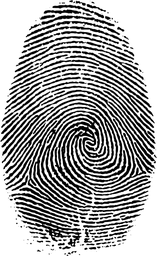
#> input picture test_data/tester.bmp, 157 x 256 px, shrunk from 474 x 774 before the run
$ jupyter execute main.ipynb
#> lines starting #> are read from the running program, lines starting #| are printed output that depends on the picture; after the words box and inside, x2 and y2 are one past the last pixel; in counts of white or black regions, pixels touching at a corner belong together
### KMM.py
import numpy as np
from PIL import Image
import cv2
from collections import deque


def KMM(farray: np.ndarray, show: bool = True) -> np.ndarray:
    img = farray.copy()

    if img.dtype != np.uint8:
        img = img.astype(np.uint8)

    if np.max(img) > 1:
        _, img = cv2.threshold(img, 127, 1, cv2.THRESH_BINARY_INV)
    else:
        img = (img == 0).astype(np.uint8)

    iteration = 0
    while True:
        prev_img = img.copy()
        img = run_single_kmm_iteration(img)

        iteration += 1
        if show:
            print(f"Iteracja {iteration}")
            print_from_arr(img)

        if np.array_equal(prev_img, img):
            break

        if iteration > 50:
            break

    return img


def run_single_kmm_iteration(img: np.ndarray) -> np.ndarray:
    result = img.copy()

    for x in range(img.shape[0]):
        for y in range(img.shape[1]):
            if img[x, y] == 1:
                is_contour = False
                for dx, dy in [(-1, 0), (1, 0), (0, -1), (0, 1)]:
                    nx, ny = x + dx, y + dy
                    if (0 <= nx < img.shape[0] and 0 <= ny < img.shape[1] and
                        img[nx, ny] == 0):
                        is_contour = True
                        break

                if is_contour:
                    result[x, y] = 2

    for x in range(img.shape[0]):
        for y in range(img.shape[1]):
            if result[x, y] in [1, 2]:
                neighbors = get_active_neighbors(result, x, y)
                if 2 <= len(neighbors) <= 4 and are_neighbors_4_connected(result, neighbors):
                    result[x, y] = 4

    result[result == 4] = 0

    for phase in [2, 3]:
        for x in range(img.shape[0]):
            for y in range(img.shape[1]):
                if result[x, y] == phase:
                    weight = calculate_pixel_weight(result, x, y)
                    if should_be_deleted(weight):
                        result[x, y] = 0
                    else:
                        result[x, y] = 1

        if phase == 2:
            for x in range(img.shape[0]):
                for y in range(img.shape[1]):
                    if result[x, y] == 2:
                        all_4_neighbors_active = True
                        for dx, dy in [(-1, 0), (1, 0), (0, -1), (0, 1)]:
                            nx, ny = x + dx, y + dy
                            if (0 <= nx < img.shape[0] and 0 <= ny < img.shape[1]):
                                if result[nx, ny] == 0:
                                    all_4_neighbors_active = False
                                    break

                        if all_4_neighbors_active:
                            result[x, y] = 3

    result[result > 1] = 1

    return result


def should_be_deleted(pixel_weight: int) -> bool:
    weights_to_delete = {
        3, 5, 7, 12, 13, 14, 15, 20, 21, 22, 23, 28, 29, 30, 31, 48,
        52, 53, 54, 55, 56, 60, 61, 62, 63, 65, 67, 69, 71, 77, 79, 80,
        81, 83, 84, 85, 86, 87, 88, 89, 91, 92, 93, 94, 95, 97, 99, 101,
        103, 109, 111, 112, 113, 115, 116, 117, 118, 119, 120, 121, 123,
        124, 125, 126, 127, 131, 133, 135, 141, 143, 149, 151, 157, 159,
        181, 183, 189, 191, 192, 193, 195, 197, 199, 205, 207, 208, 209,
        211, 212, 213, 214, 215, 216, 217, 219, 220, 221, 222, 223, 224,
        225, 227, 229, 231, 237, 239, 240, 241, 243, 244, 245, 246, 247,
        248, 249, 251, 252, 253, 254, 255
    }

    return pixel_weight in weights_to_delete


def calculate_pixel_weight(array: np.ndarray, x: int, y: int) -> int:

    mask = np.array([
        [128, 1, 2],
        [64, 0, 4],
        [32, 16, 8]
    ])

    weight = 0
    rows, cols = array.shape

    for i in range(-1, 2):
        for j in range(-1, 2):
            if i == 0 and j == 0:
                continue

            nx = x + i
            ny = y + j

            if 0 <= nx < rows and 0 <= ny < cols:
                if array[nx, ny] != 0:
                    weight += mask[i + 1, j + 1]

    return weight


# [120 lines left out: functions remove_fours, mark_black_pixels, change_ones_to_twos, change_twos_to_threes, change_to_fours, one_pixel_width_skeleton and 2 more, not called in this run]

def get_active_neighbors(img: np.ndarray, x: int, y: int) -> list:
    neighbors = []
    for dx in [-1, 0, 1]:
        for dy in [-1, 0, 1]:
            if dx == 0 and dy == 0:
                continue
            nx, ny = x + dx, y + dy
            if (0 <= nx < img.shape[0] and 0 <= ny < img.shape[1] and
                img[nx, ny] != 0):
                neighbors.append((nx, ny))
    return neighbors

def are_neighbors_4_connected(img: np.ndarray, neighbors: list) -> bool:
    if not neighbors:
        return False

    visited = set()
    queue = deque([neighbors[0]])
    visited.add(neighbors[0])

    while queue:
        cx, cy = queue.popleft()
        for dx, dy in [(-1, 0), (1, 0), (0, -1), (0, 1)]:
            nx, ny = cx + dx, cy + dy
            if (nx, ny) in neighbors and (nx, ny) not in visited:
                visited.add((nx, ny))
                queue.append((nx, ny))

    return len(visited) == len(neighbors)

### main.ipynb
# **Fingerprint thinning**

[cell 1]
from KMM import KMM
from morphology import morphology_thinning
import numpy as np
from PIL import Image
import cv2
from IPython.display import display
import matplotlib.pyplot as plt

[cell 2]
def perform_thinning(
    path: str,
    show_by_iterations: bool = False,
    algorithm: str = 'KMM',
    show: bool = True,
    correct_original: bool = True,
    correct_thinning: bool = True
    ) -> np.ndarray:

    algs = {
        'KMM': KMM,
        'morphology': morphology_thinning
    }

    if algorithm not in algs:
        raise ValueError(f"Unknown algorithm: {algorithm}. Available algorithms: {list(algs.keys())}")

    alg = algs[algorithm]
    farray = read_bmp(path)

    if show:
        img = Image.fromarray(farray)
        print("Original Image")
        display(img)

    if correct_original:
        farray = correct_orig(farray)
        if show:
            img = Image.fromarray(farray)
            print("\nCorrected Original Image")
            display(img)

    skeleton = alg(farray, show=show_by_iterations)

    if show:
        img_skeleton = skeleton.copy()
        img_skeleton[skeleton == 0] = 255
        img_skeleton[skeleton == 1] = 0
        img_skeleton = img_skeleton.astype(np.uint8)
        img = Image.fromarray(img_skeleton)
        print("\nThinned Image")
        display(img)

    if correct_thinning:
        skeleton = correct(skeleton)
        img_skeleton = skeleton.copy()
        img_skeleton[skeleton == 0] = 255
        img_skeleton[skeleton == 1] = 0


        img_skeleton = img_skeleton.astype(np.uint8)
        img = Image.fromarray(img_skeleton)
        print("\nThinned Image after Morphological Correction")
        display(img)

    return skeleton


def read_bmp(path: str) -> np.ndarray:
#> called with path = 'test_data/tester.bmp'
    image = Image.open(path)
#> image is the input picture: PIL image 157x256 RGB; min 0, max 255, mean 162.4
    image_np = np.array(image)
    _, farray = cv2.threshold(image_np, 127, 255, cv2.THRESH_BINARY)
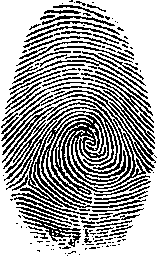
#> farray: shape (256, 157, 3); 63.9% white; black in thin lines or dots
    if farray.ndim == 3:
        farray = farray[:, :, 0]
#> farray: shape (256, 157); 63.9% white; black in thin lines or dots
    return farray


def correct(skeleton: np.ndarray) -> np.ndarray:
    skeleton = (skeleton > 0).astype(np.uint8)
    out = skeleton.copy()

    kernel_h = np.ones((1, 3), np.uint8)
    kernel_v = np.ones((3, 1), np.uint8)

    dilated_h = cv2.dilate(out, kernel_h, iterations=1)
    dilated_v = cv2.dilate(out, kernel_v, iterations=1)
    dilated = cv2.bitwise_or(dilated_h, dilated_v)

    kernel = np.ones((2, 2), np.uint8)
    eroded = cv2.erode(dilated, kernel, iterations=1)

    k = cv2.getStructuringElement(cv2.MORPH_RECT, (1, 1))
    out = cv2.morphologyEx(eroded, cv2.MORPH_ERODE, k)

    k = cv2.getStructuringElement(cv2.MORPH_RECT, (1, 2))
    out = cv2.morphologyEx(out, cv2.MORPH_DILATE, k)
    k = cv2.getStructuringElement(cv2.MORPH_RECT, (2, 1))
    out = cv2.morphologyEx(out, cv2.MORPH_DILATE, k)

    k = cv2.getStructuringElement(cv2.MORPH_RECT, (1, 2))
    out = cv2.morphologyEx(out, cv2.MORPH_ERODE, k)
    k = cv2.getStructuringElement(cv2.MORPH_RECT, (2, 1))
    out = cv2.morphologyEx(out, cv2.MORPH_ERODE, k)

    return out


def correct_orig(farray: np.ndarray) -> np.ndarray:
    img = farray.copy()

    if np.max(img) == 1:
        binary_input = True
        img = (img * 255).astype(np.uint8)
    else:
        binary_input = False
        img = img.astype(np.uint8)

    original = img.copy()

    kernel = np.ones((2, 2), np.uint8)
    gradient = cv2.morphologyEx(original, cv2.MORPH_GRADIENT, kernel)
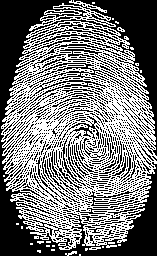
#> gradient: shape (256, 157); 47% white in thin lines or dots

    dilated = cv2.dilate(original, kernel, iterations=1)
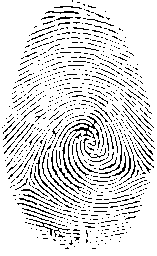
#> dilated: shape (256, 157); 87% white; black in thin lines or dots

    result = cv2.bitwise_or(original, dilated)

    kernel_noise = np.ones((2, 2), np.uint8)
    temp = cv2.morphologyEx(result, cv2.MORPH_OPEN, kernel_noise, iterations=1)
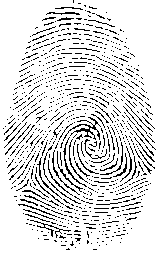
#> temp: shape (256, 157); 87% white; black in thin lines or dots

    result = cv2.bitwise_or(temp, original)
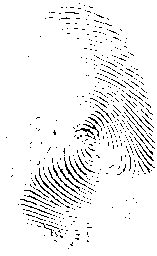
#> result: shape (256, 157); 94.4% white; black in thin lines or dots

    if binary_input:
        result = (result > 0).astype(np.uint8)

    return result

# **Example**

[cell 3]
#Najlepsze ustawienia:
# KMM - True, False
# morphology - False, True

[cell 4]
tester = 'test_data/tester.bmp'
skeleton = perform_thinning(path=tester,
                            show_by_iterations=False,
                            show=True,
                            algorithm='KMM',
                            correct_original=True,
                            correct_thinning=False)
#> in KMM, `_, img = cv2.threshold(img, 127, 1, cv2.THRESH_BINARY_INV)`: img: shape (256, 157); values 0 (black) and 1 (white), 5.6% white in thin lines or dots
#> the loop in KMM, `while True:` made 2 passes
#> pass 1, in KMM, `img = run_single_kmm_iteration(img)`:
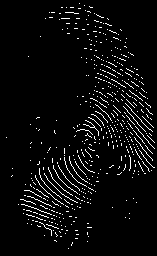
#> img: shape (256, 157); values 0 (black) and 1 (white), 4.5% white in thin lines or dots
#> in perform_thinning, `img_skeleton[skeleton == 0] = 255`: img_skeleton: shape (256, 157); values 1 (black) and 255 (white), 95.5% white; black in thin lines or dots
#> in perform_thinning, `img_skeleton[skeleton == 1] = 0`: img_skeleton: shape (256, 157); 95.5% white; black in thin lines or dots

# **Minutiae detection**

[cell 5]
import numpy as np
import cv2
import matplotlib.pyplot as plt

def detect_minutiae(skel: np.ndarray, show: bool = True) -> dict:
#> called with show = True
    assert skel.dtype == np.uint8 and set(np.unique(skel)).issubset({0,1})
    h, w = skel.shape
    padded = np.pad(skel, ((1, 1), (1, 1)), mode='constant', constant_values=0)
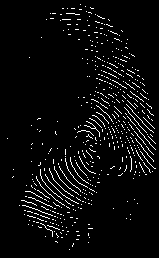
#> padded: shape (258, 159); values 0 (black) and 1 (white), 4.4% white in thin lines or dots, all inside (x1, y1, x2, y2) = (7, 4, 156, 250)
    minutiae = {}
    for i in range(1, h + 1):
        for j in range(1, w + 1):
            if padded[i, j] == 1:
                neighborhood = padded[i - 1:i + 2, j - 1:j + 2]
                sum = np.sum(neighborhood)
                if sum == 2:
                    add_ending(i, j, padded, minutiae)
                elif sum == 4:
                    add_bifurcation(i, j, padded, minutiae)

    minutiae = remove_similar_direction_minutiae(minutiae)
    minutiae = filter_close_minutiae(minutiae)

    if show:
        show_minutiae(skel, minutiae)

    return minutiae

def add_bifurcation(i: int, j: int, padded: np.ndarray, minutiae: dict) -> None:
    neighbors = [(0, 1), (-1, 1), (-1, 0), (-1, -1), (0, -1), (1, -1), (1, 0), (1, 1)]
    count = 1
    ones = []
    neighborhood = padded[i - 1:i + 2, j - 1:j + 2]
    for x_neighbor, y_neighbor in neighbors:
        if padded[i + x_neighbor, j + y_neighbor] == 1:
            ones.append(count)
            if x_neighbor == 1 and y_neighbor == 1:
                ones.append(0)
        count += 1

    mod_diffs = np.abs(np.diff(ones))
    last_first_diff = np.abs(ones[-1] - ones[0])
    full_diffs = np.append(mod_diffs, last_first_diff)
    if 1 in full_diffs:
        return
    if ones == [1, 4, 7]:
        split_index = 2
    else:
        split_index = np.where(full_diffs == 2)[0][0]
    direction = split_index
    direction_angle = ones[direction]
    angle = (45 * direction_angle) % 360
    minutiae[(i, j)] = {
        'type': 'bifurcation',
        'direction': angle,
        'quality': 1.0
    }

def add_ending(i: int, j: int, padded: np.ndarray, minutiae: dict) -> None:
    neighbors = [(0, 1), (-1, 1), (-1, 0), (-1, -1), (0, -1), (1, -1), (1, 0), (1, 1)]
    neighborhood = padded[i - 1:i + 2, j - 1:j + 2]
    counter = 0
    for x_neighbor, y_neighbor in neighbors:
        if padded[i + x_neighbor, j + y_neighbor] == 1:
            angle = (180 + 45 * counter) % 360
            break
        counter += 1
    minutiae[(i, j)] = {
        'type': 'ending',
        'direction': angle,
        'quality': 1.0
    }

def remove_similar_direction_minutiae(minutiae, angle_threshold=20, distance_threshold=15):

#> called with angle_threshold = 20, distance_threshold = 15
    to_remove = set()

    positions = list(minutiae.keys())

    for i in range(len(positions)):
        for j in range(i+1, len(positions)):
            pos1, pos2 = positions[i], positions[j]

            if pos1 in to_remove or pos2 in to_remove:
                continue

            i1, j1 = pos1
            i2, j2 = pos2
            distance = np.sqrt((i1 - i2)**2 + (j1 - j2)**2)

            if distance <= distance_threshold:
                dir1 = minutiae[pos1].get('direction', 0)
                dir2 = minutiae[pos2].get('direction', 0)

                angle_diff = abs(dir1 - dir2)
                angle_diff = min(angle_diff, 360 - angle_diff)

                if angle_diff <= angle_threshold:
                    quality1 = minutiae[pos1].get('quality', 0)
                    quality2 = minutiae[pos2].get('quality', 0)

                    if quality1 >= quality2:
                        to_remove.add(pos2)
                    else:
                        to_remove.add(pos1)

    filtered_minutiae = {pos: data for pos, data in minutiae.items() if pos not in to_remove}

    return filtered_minutiae

def show_minutiae(skel: np.ndarray, minutiae: dict) -> None:
    h, w = skel.shape
    base = np.full((h, w, 3), 255, np.uint8)
    base[skel == 1] = (0, 0, 0)
    vis = base.copy()
    for (i, j), data in minutiae.items():
        typ = data['type']
        angle = data['direction']
        if typ == 'ending':
            color = (0, 0, 255)
        elif typ == 'bifurcation':
            color = (255, 0, 0)
        cv2.circle(vis, (j, i), 2, color, thickness=-1)
        length = 8
        dx = int(length * np.cos(np.radians(angle)))
        dy = int(-length * np.sin(np.radians(angle)))
        end_point = (j + dx, i + dy)
        cv2.arrowedLine(vis, (j, i), end_point, color, thickness=1, tipLength=0.3)
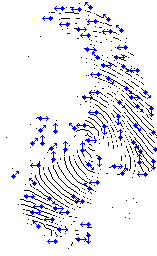
#> vis: shape (256, 157, 3); mean of channels 0, 1, 2 234.3, 234.3, 244.9; drawn as R, G, B
    plt.figure(figsize=(10, 10))
#> (this line was passed over: IPython is not available in this run)
    plt.imshow(vis[..., ::-1])
#> (this line was passed over: IPython is not available in this run)
    plt.axis('off')
#> (this line was passed over: IPython is not available in this run)
    plt.show()

def filter_close_minutiae(minutiae: dict, min_distance: float = 10.0) -> dict:
    if len(minutiae) <= 1:
        return minutiae

    sorted_minutiae = sorted(
        minutiae.items(),
        key=lambda x: x[1].get('quality', 0.0),
        reverse=True
    )

    filtered_minutiae = {}
    for (i, j), data in sorted_minutiae:
        too_close = False
        for (fi, fj) in filtered_minutiae.keys():
            dist = np.sqrt((i - fi)**2 + (j - fj)**2)
            if dist < min_distance:
                too_close = True
                break

        if not too_close:
            filtered_minutiae[(i, j)] = data

    return filtered_minutiae
